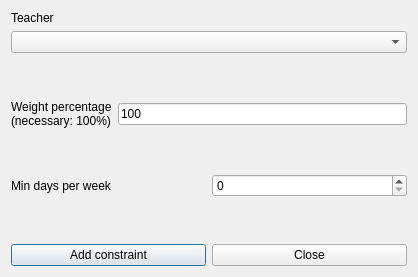
<?xml version="1.0" encoding="UTF-8"?>
<ui version="4.0">
 <class>AddConstraintTeacherMinDaysPerWeekForm_template</class>
 <widget class="QDialog" name="AddConstraintTeacherMinDaysPerWeekForm_template">
  <property name="geometry">
   <rect>
    <x>0</x>
    <y>0</y>
    <width>418</width>
    <height>277</height>
   </rect>
  </property>
  <property name="windowTitle">
   <string extracomment="This is the title of the dialog to add a new constraint of this type">Add teacher min days per week</string>
  </property>
  <layout class="QVBoxLayout" name="verticalLayout_2">
   <item>
    <layout class="QVBoxLayout" name="verticalLayout">
     <item>
      <widget class="QLabel" name="teacherTextLabel">
       <property name="frameShape">
        <enum>QFrame::NoFrame</enum>
       </property>
       <property name="frameShadow">
        <enum>QFrame::Plain</enum>
       </property>
       <property name="text">
        <string>Teacher</string>
       </property>
       <property name="wordWrap">
        <bool>false</bool>
       </property>
      </widget>
     </item>
     <item>
      <widget class="QComboBox" name="teachersComboBox">
       <property name="editable">
        <bool>false</bool>
       </property>
       <property name="insertPolicy">
        <enum>QComboBox::NoInsert</enum>
       </property>
       <property name="duplicatesEnabled">
        <bool>false</bool>
       </property>
      </widget>
     </item>
    </layout>
   </item>
   <item>
    <spacer name="verticalSpacer">
     <property name="orientation">
      <enum>Qt::Vertical</enum>
     </property>
     <property name="sizeHint" stdset="0">
      <size>
       <width>20</width>
       <height>35</height>
      </size>
     </property>
    </spacer>
   </item>
   <item>
    <layout class="QHBoxLayout" name="horizontalLayout_2">
     <item>
      <widget class="QLabel" name="weightTextLabel">
       <property name="frameShape">
        <enum>QFrame::NoFrame</enum>
       </property>
       <property name="frameShadow">
        <enum>QFrame::Plain</enum>
       </property>
       <property name="text">
        <string>Weight percentage
(necessary: 100%)</string>
       </property>
       <property name="wordWrap">
        <bool>false</bool>
       </property>
      </widget>
     </item>
     <item>
      <widget class="QLineEdit" name="weightLineEdit">
       <property name="text">
        <string notr="true">100</string>
       </property>
      </widget>
     </item>
    </layout>
   </item>
   <item>
    <spacer name="verticalSpacer_2">
     <property name="orientation">
      <enum>Qt::Vertical</enum>
     </property>
     <property name="sizeHint" stdset="0">
      <size>
       <width>20</width>
       <height>35</height>
      </size>
     </property>
    </spacer>
   </item>
   <item>
    <layout class="QHBoxLayout" name="horizontalLayout_3">
     <item>
      <widget class="QLabel" name="minDaysTextLabel">
       <property name="frameShape">
        <enum>QFrame::NoFrame</enum>
       </property>
       <property name="frameShadow">
        <enum>QFrame::Plain</enum>
       </property>
       <property name="text">
        <string>Min days per week</string>
       </property>
       <property name="wordWrap">
        <bool>false</bool>
       </property>
      </widget>
     </item>
     <item>
      <widget class="QSpinBox" name="minDaysSpinBox"/>
     </item>
    </layout>
   </item>
   <item>
    <spacer name="verticalSpacer_3">
     <property name="orientation">
      <enum>Qt::Vertical</enum>
     </property>
     <property name="sizeHint" stdset="0">
      <size>
       <width>20</width>
       <height>35</height>
      </size>
     </property>
    </spacer>
   </item>
   <item>
    <layout class="QHBoxLayout" name="horizontalLayout">
     <item>
      <widget class="QPushButton" name="addConstraintPushButton">
       <property name="text">
        <string>Add constraint</string>
       </property>
      </widget>
     </item>
     <item>
      <widget class="QPushButton" name="closePushButton">
       <property name="text">
        <string>Close</string>
       </property>
      </widget>
     </item>
    </layout>
   </item>
  </layout>
 </widget>
 <layoutdefault spacing="6" margin="11"/>
 <resources/>
 <connections/>
</ui>
